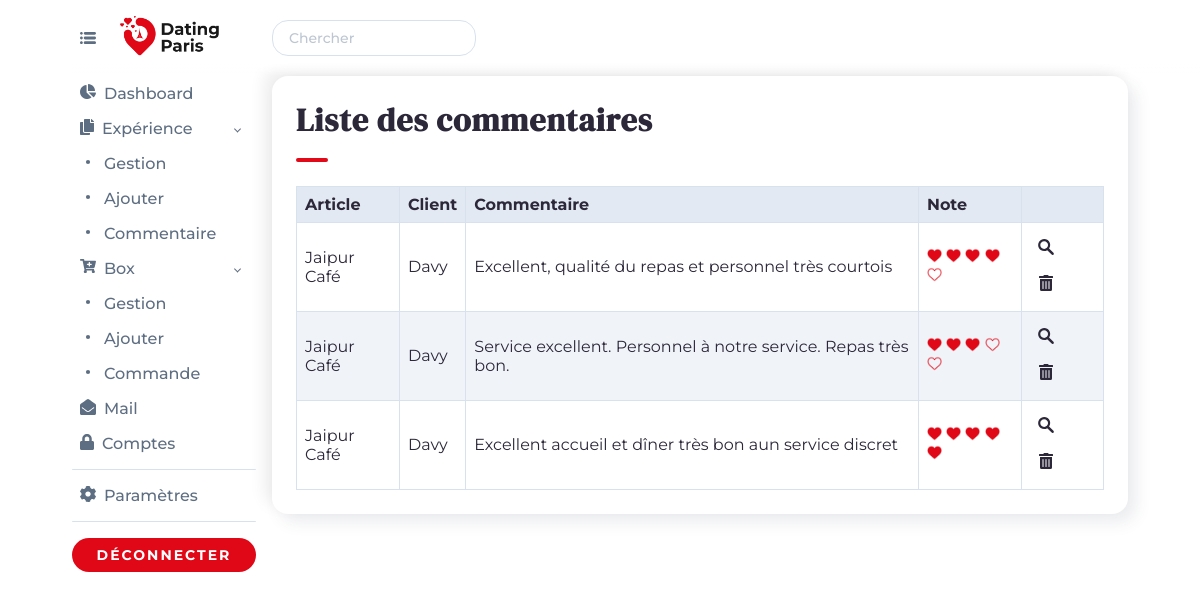
Page /admin/gestion-commentaires (signed in) on the committed database.
### tables this page shows
CREATE TABLE `commentaire` (
  `id_commentaire` int(11) NOT NULL,
  `produit_id` int(11) NOT NULL,
  `membre_id` int(11) NOT NULL,
  `message` text NOT NULL,
  `note` int(11) NOT NULL
);

CREATE TABLE `article` (
  `id_article` int(11) NOT NULL,
  `titre` varchar(255) NOT NULL,
  `description` text NOT NULL,
  `photo` varchar(255) NOT NULL,
  `titre_info` varchar(255) NOT NULL,
  `description_info` text NOT NULL,
  `categorie` varchar(255) NOT NULL,
  `box` varchar(255) NOT NULL,
  `adresse` varchar(255) NOT NULL,
  `map` text NOT NULL,
  `etat` int(11) NOT NULL,
  `membre_id` int(11) NOT NULL
);

CREATE TABLE `membre` (
  `id_membre` int(11) NOT NULL,
  `nom` varchar(255) NOT NULL,
  `prenom` varchar(255) NOT NULL,
  `email` varchar(255) NOT NULL,
  `mdp` varchar(255) NOT NULL,
  `statut` int(5) NOT NULL,
  `limit_connexion` int(11) NOT NULL,
  `limit_date` date NOT NULL
);

### admin/gestion-commentaires.php (the view, shortened to what this page needs)
<?php
require_once("../include/init.php");
$pdo_statement = $pdo_object->prepare("SELECT * FROM commentaire");
$pdo_statement->execute();
require_once("../include/header-admin.php");
?>
                <link rel="stylesheet" href="<?= URL ?>/include/css/style_cadre.css">
                <div class="block_admin_davy">
                    <h1 class="h1_moyen_davy">Liste des commentaires</h1>
                    <hr class="anime_scroll_davy">
                    <div class="table_responsive_davy">
                        <table>
                            <thead>
                                <tr>
                                    <th>Article</th>
                                    <th>Client</th>
                                    <th>Commentaire</th>
                                    <th>Note</th>
                                    <th></th>
                                </tr>
                            </thead>
                            <tbody>
                                <?php if ($pdo_statement->rowCount() > 0) : ?>
                                <?php while ($commentaire_array = $pdo_statement->fetch(PDO::FETCH_ASSOC)) : ?>
                                <?php
                                $pdo_statement_2 = $pdo_object->prepare("SELECT * FROM article WHERE id_article = :id_article");
                                $pdo_statement_2->bindValue(':id_article', $commentaire_array['produit_id'], PDO::PARAM_INT);
                                $pdo_statement_2->execute();
                                $article_array = $pdo_statement_2->fetch(PDO::FETCH_ASSOC);
                                $pdo_statement_3 = $pdo_object->prepare("SELECT * FROM membre WHERE id_membre = :id_membre");
                                $pdo_statement_3->bindValue(':id_membre', $commentaire_array['membre_id'], PDO::PARAM_INT);
                                $pdo_statement_3->execute();
                                $membre_array = $pdo_statement_3->fetch(PDO::FETCH_ASSOC);
                                ?>
                                <tr>
                                    <td><?= $article_array['titre'] ?></td>
                                    <td><?= $membre_array['prenom'] ?></td>
                                    <td><?= $commentaire_array['message'] ?></td>
                                    <td>
                                        <?php for ($i = 0; $i < $commentaire_array['note']; $i++) : ?>
                                        <img src="<?= URL ?>/images/icon-coeur-min.png" class="image_cadre_note_davy" alt="Icon coeur">
                                        <?php endfor; ?>
                                        <?php for ($i = 0; $i < (5 - $commentaire_array['note']); $i++) : ?>
                                        <img src="<?= URL ?>/images/icon-coeur-vide-min.png" class="image_cadre_note_davy" alt="Icon coeur">
                                        <?php endfor; ?>
                                    </td>
                                    <td>
                                        <a href="<?= URL ?>/admin/details-commentaire=<?= $commentaire_array['id_commentaire'] ?>" title="Voir">
                                        </a>
                                        <a href="<?= URL ?>/admin/gestion-commentaires?supprimer=<?= $commentaire_array['id_commentaire'] ?>" onclick="return(confirm('Souhaitez-vous supprimer ?'))" title="Supprimer">
                                        </a>
                                    </td>
                                </tr>
                                <?php endwhile; ?>
                                <?php else : ?>
                                <tr>
                                    <td colspan="6" class="text_center_davy">Aucun commentaire</td>
                                </tr>
                                <?php endif; ?>
                            </tbody>
                        </table>
                    </div>
                </div>
<?php
require_once("../include/footer-admin.php");
?>

### include/css/style.css (style rules this page uses)
* { box-sizing: border-box; font-family: 'Montserrat', sans-serif; }
html { scroll-behavior: smooth; }
body { color: #2c2739; margin: 0; }
h1, h2 { font-family: 'DM Serif Display', serif; font-size: 48px; font-weight: 900; letter-spacing: 1px; line-height: 1.3em; margin: 0; }
.h1_moyen_davy, .h2_moyen_davy { font-size: 32px; font-weight: 700; }
p, a { font-size: 16px; }
a { color: #2c2739; text-decoration: none; cursor: pointer; font-weight: 700; }
hr { background: #E00A18; border: 0; height: 4px; width: 32px; margin: 16px 0px 24px 0px; border-radius: 32px; }
table { border-collapse: collapse; width: 100%; }
td, th { border: 1px solid #d8e2ef; text-align: left; padding: 8px; }
tr:nth-child(even) { background-color: #f0f4f9; }
th { background-color: #e2e9f3; }
.table_responsive_davy { width: 100%; overflow-x: auto; }

### include/css/style_admin.css (style rules this page uses)
.block_admin_davy { background: #ffffff; padding: 24px; border-radius: 16px; box-shadow: 8px 8px 16px rgba(59, 65, 94, 0.1), -8px -8px 16px rgba(0, 0, 0, 0.07); }
.icon_gestion_admin { min-width: 16px; max-width: 16px; max-height: 16px; margin: 8px; }

### include/css/style_cadre.css (style rules this page uses)
.image_cadre_note_davy { width: 15px; height: 15px; }

### rows in the picture
commentaire: article.titre "Jaipur Café", membre.prenom "Davy", message "Excellent, qualité du repas et personnel très courtois", note 4 (drawn)
commentaire: article.titre "Jaipur Café", membre.prenom "Davy", message "Service excellent. Personnel à notre service. Repas très bon.", note 3 (drawn)
commentaire: article.titre "Jaipur Café", membre.prenom "Davy", message "Excellent accueil et dîner très bon aun service discret", note 5 (drawn)
